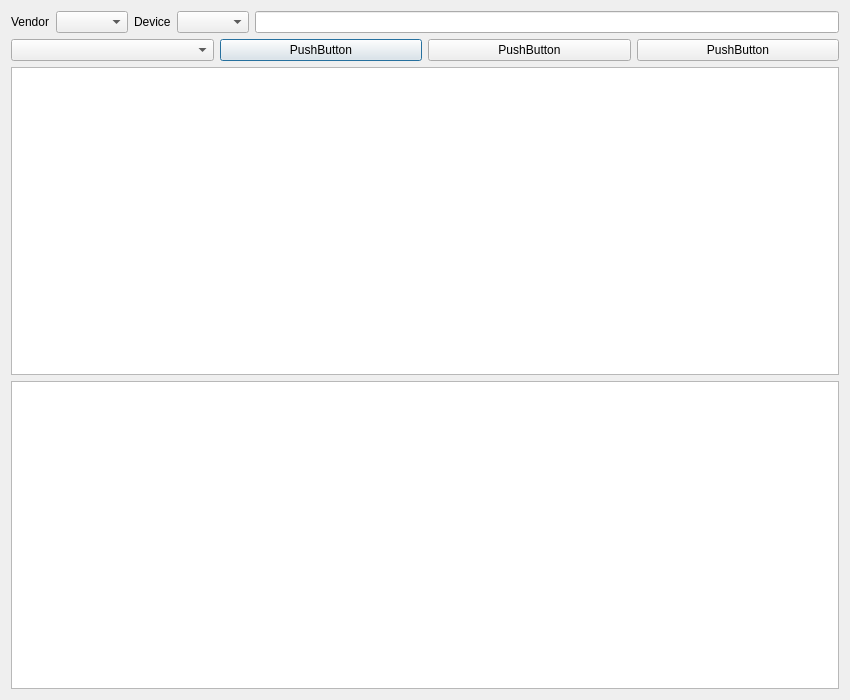
<?xml version="1.0" encoding="UTF-8"?>
<ui version="4.0">
 <class>PackManager</class>
 <widget class="QDialog" name="PackManager">
  <property name="geometry">
   <rect>
    <x>0</x>
    <y>0</y>
    <width>850</width>
    <height>700</height>
   </rect>
  </property>
  <property name="windowTitle">
   <string>Dialog</string>
  </property>
  <layout class="QVBoxLayout" name="verticalLayout_2">
   <item>
    <layout class="QVBoxLayout" name="verticalLayout">
     <item>
      <layout class="QHBoxLayout" name="horizontalLayout">
       <item>
        <widget class="QLabel" name="label">
         <property name="text">
          <string>Vendor</string>
         </property>
        </widget>
       </item>
       <item>
        <widget class="QComboBox" name="vendor_list"/>
       </item>
       <item>
        <widget class="QLabel" name="label_2">
         <property name="text">
          <string>Device</string>
         </property>
        </widget>
       </item>
       <item>
        <widget class="QComboBox" name="device_list"/>
       </item>
       <item>
        <widget class="QLineEdit" name="device_fileter"/>
       </item>
      </layout>
     </item>
     <item>
      <layout class="QHBoxLayout" name="horizontalLayout_2">
       <item>
        <widget class="QComboBox" name="comboBox"/>
       </item>
       <item>
        <widget class="QPushButton" name="pushButton">
         <property name="text">
          <string>PushButton</string>
         </property>
        </widget>
       </item>
       <item>
        <widget class="QPushButton" name="pushButton_2">
         <property name="text">
          <string>PushButton</string>
         </property>
        </widget>
       </item>
       <item>
        <widget class="QPushButton" name="pushButton_3">
         <property name="text">
          <string>PushButton</string>
         </property>
        </widget>
       </item>
      </layout>
     </item>
     <item>
      <widget class="QTableWidget" name="tableWidget"/>
     </item>
     <item>
      <widget class="QTextBrowser" name="log"/>
     </item>
    </layout>
   </item>
  </layout>
 </widget>
 <resources/>
 <connections/>
</ui>
